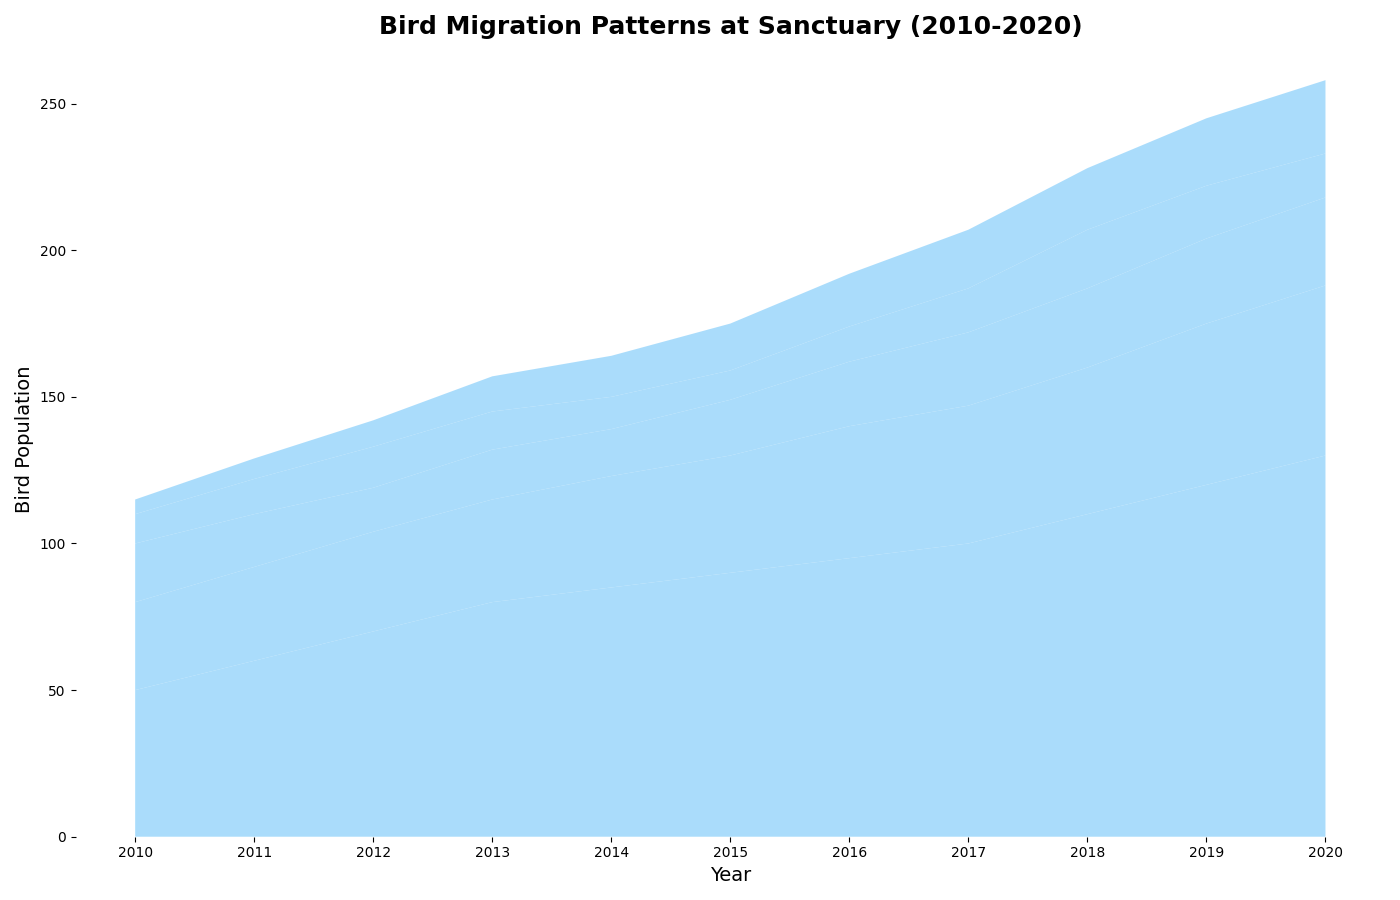

This figure's Python source:
import matplotlib.pyplot as plt
import numpy as np

years = np.arange(2010, 2021)
species_a = [50, 60, 70, 80, 85, 90, 95, 100, 110, 120, 130]
species_b = [30, 32, 34, 35, 38, 40, 45, 47, 50, 55, 58]
species_c = [20, 18, 15, 17, 16, 19, 22, 25, 27, 29, 30]
species_d = [10, 12, 14, 13, 11, 10, 12, 15, 20, 18, 15]
species_e = [5, 7, 9, 12, 14, 16, 18, 20, 21, 23, 25]

data = np.array([species_a, species_b, species_c, species_d, species_e])

single_color = '#87cefa'  # Light sky blue

fig, ax = plt.subplots(figsize=(14, 9))
ax.stackplot(years, data, colors=[single_color] * len(data), alpha=0.7)

ax.set_title('Bird Migration Patterns at Sanctuary (2010-2020)', fontsize=18, fontweight='bold', loc='center')
ax.set_xlabel('Year', fontsize=14)
ax.set_ylabel('Bird Population', fontsize=14)

# Remove the axis border
ax.spines['top'].set_color('none')
ax.spines['right'].set_color('none')
ax.spines['left'].set_color('none')
ax.spines['bottom'].set_color('none')

ax.set_xticks(years)

plt.tight_layout()
plt.show()
